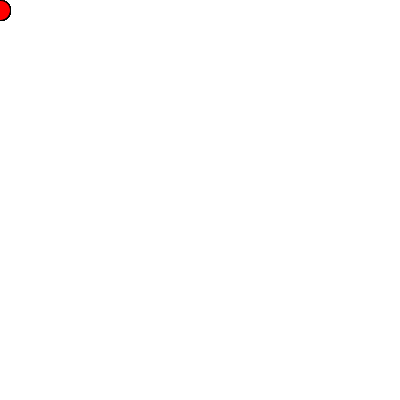
Frame 1 (no input)
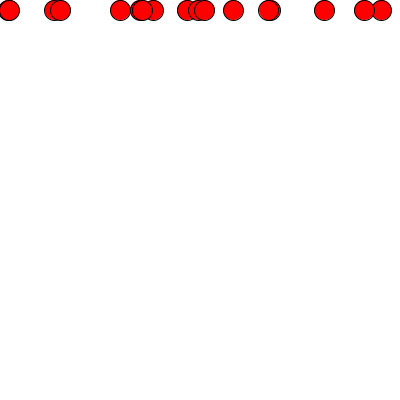
Frame 60 (the mouse pressed at the canvas centre just before this capture)
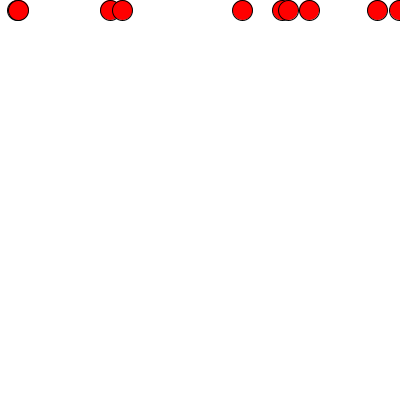
Frame 120 (the mouse held since frame 60 and released just before this capture)

The Processing sketch that drew these frames (run headless with seeded random() and noise(); from frame 60 on, the mouse is pressed at the canvas centre):

// Processing sketch: sketch_251103a
// ── sketch_251103a.pde
// Henry Wrede Black
// 20 ellipses, moving right with a random speed

float[] x;
float[] xspeed;  // position and speed of ellipse

void setup () {
  size(400, 400);

  x = new float[20];
  xspeed = new float[20];
  for (int i = 0; i < xspeed.length; i++){
    xspeed[i] = random(0,10);
  }
}

void draw () {
  background(255);
  ellipseMode(CENTER);

  // draw ellipse
  for (int i = 0; i < x.length; i++){
  fill(255, 0, 0);
  ellipse(x[i], 10, 20, 20);
  }
  for (int i = 0; i < x.length && i < xspeed.length; i++){
  x[i] = x[i]+xspeed[i];
  }
}
